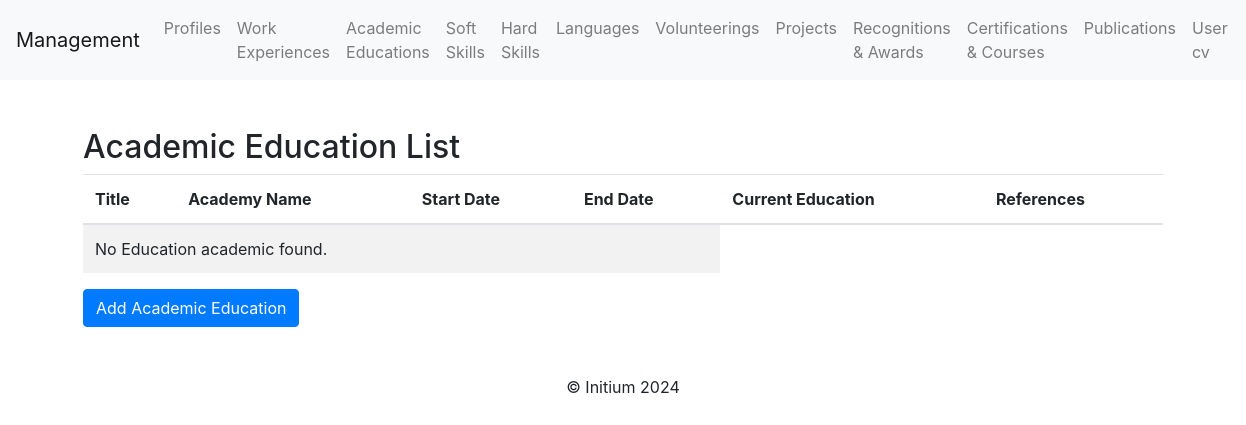
/academic_educations/, run on an earlier commit of the app's database.
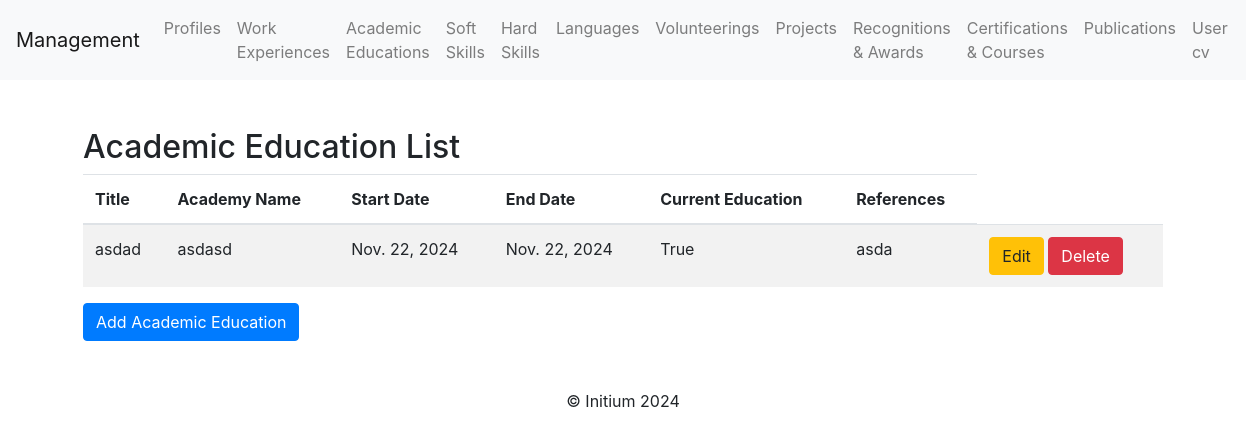
And on a later commit of the database.
### profile_cv/models.py (models this page shows, shortened)
class AcademicEducation(models.Model):
    title = models.CharField(max_length=255)  # Title of the education
    academy_name = models.CharField(max_length=255)  # Name of the academy
    start_date = models.DateField()  # Start date
    end_date = models.DateField(blank=True, null=True)  # Optional end date
    current_education = models.BooleanField(blank=True, null=True)  # Current education
    references = models.TextField(blank=True, null=True)  # Optional references

### profile_cv/views.py (the view)
# urls.py: path('academic_educations/', academic_education_list, name='academic_education_list'),
def academic_education_list(request):
    academic_educations = AcademicEducation.objects.all()
    return render(request, "academic_education/academic_education_list.html", {"academic_educations": academic_educations})

### profile_cv/templates/academic_education/academic_education_list.html (shortened to what this page needs)
{% extends 'base.html' %}
{% block content %}
<div class="container mt-5">
    <h2>Academic Education List</h2>
    <table class="table table-striped">
        <thead>
            <tr>
                <th>Title</th>
                <th>Academy Name</th>
                <th>Start Date</th>
                <th>End Date</th>
                <th>Current Education</th>
                <th>References</th>
            </tr>
        </thead>
        <tbody>
            {% for education in academic_educations %}
            <tr>
                <td>{{ education.title }}</td>
                <td>{{ education.academy_name }}</td>
                <td>{{ education.start_date }}</td>
                <td>{{ education.end_date }}</td>
                <td>{{ education.current_education }}</td>
                <td>{{ education.references }}</td>
                <td>
                    <a class="btn btn-warning" href="{% url 'academic_education_update' education.pk %}">Edit</a>
                    <a class="btn btn-danger" href="{% url 'academic_education_delete' education.pk %}">Delete</a>
                </td>
            </tr>
            {% empty %}
            <tr>
                <td colspan="4">No Education academic found.</td>
            </tr>
            {% endfor %}
        </tbody>
    </table>
    <a class="btn btn-primary" href="{% url 'academic_education_create' %}">Add Academic Education</a>
</div>
{% endblock %}

What changed in the data, as far as the page shows it:
added AcademicEducation: title "asdad", academy_name "asdasd", start_date "Nov. 22, 2024", end_date "Nov. 22, 2024", current_education "True", references "asda"
Also different on the page:
text no longer shown: "No Education academic found."
